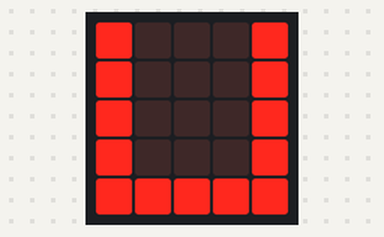
This program was run on a simulated BBC micro:bit (MakeCode). Parts: the board's 5×5 LED display. At 26.0 s the program stops and its outputs stay as they are.

Above: at 0.1 s.
At 1.4 s:
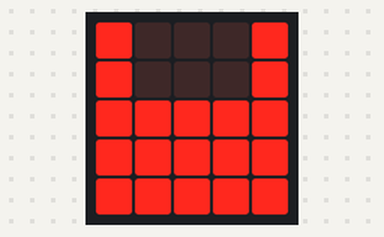
At 5.3 s:
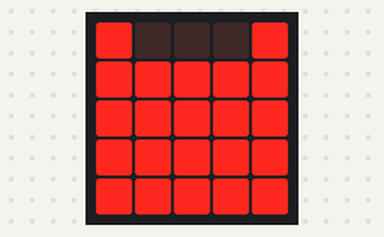
At 12.4 s:
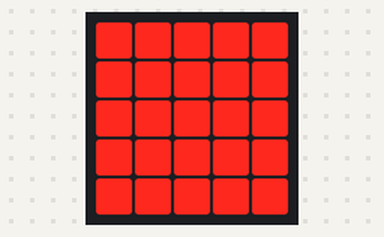
At 18.3 s:
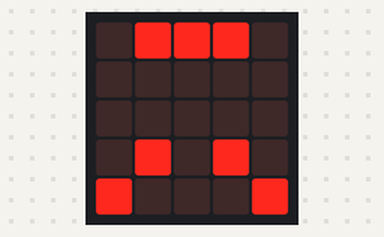
At 25.4 s:
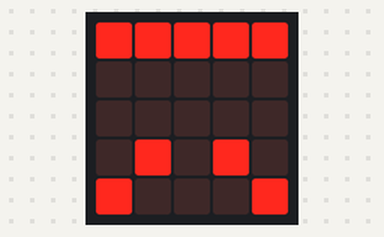

The program:

main.ts
```typescript
// Magma rising through a vent
for (let index = 0; index < 4; index++) {
    basic.showLeds(`
        # . . . #
        # . . . #
        # . . . #
        # . . . #
        # # # # #
        `)
    basic.pause(250)
    basic.showLeds(`
        # . . . #
        # . . . #
        # . . . #
        # # # # #
        # # # # #
        `)
    basic.pause(250)
    basic.showLeds(`
        # . . . #
        # . . . #
        # # # # #
        # # # # #
        # # # # #
        `)
    basic.pause(250)
    basic.showLeds(`
        # . . . #
        # # # # #
        # # # # #
        # # # # #
        # # # # #
        `)
    basic.pause(250)
    basic.showLeds(`
        # # # # #
        # # # # #
        # # # # #
        # # # # #
        # # # # #
        `)
    basic.pause(250)
}
// Lava erupting
for (let index = 0; index < 4; index++) {
    basic.showLeds(`
        . . . . .
        . # . # .
        . . . . .
        . # . # .
        # . . . #
        `)
    basic.pause(250)
    basic.showLeds(`
        # . # . #
        . . # . .
        . . . . .
        . # . # .
        # . . . #
        `)
    basic.pause(250)
    basic.showLeds(`
        . . # . .
        . . # . .
        . . # . .
        . # . # .
        # . . . #
        `)
    basic.pause(250)
    basic.showLeds(`
        . # # # .
        . . . . .
        . . . . .
        . # . # .
        # . . . #
        `)
    basic.pause(250)
    basic.showLeds(`
        # # # # #
        . . . . .
        . . . . .
        . # . # .
        # . . . #
        `)
    basic.pause(250)
}
```

test.ts
```typescript
// aquí va el archivo "tests"; esto no se compilará cuando este paquete se utilice como una extensión.
```

Measured:
- what the display in image 1 shows lasts 0.7 s, from 1.3 s to 2.0 s
